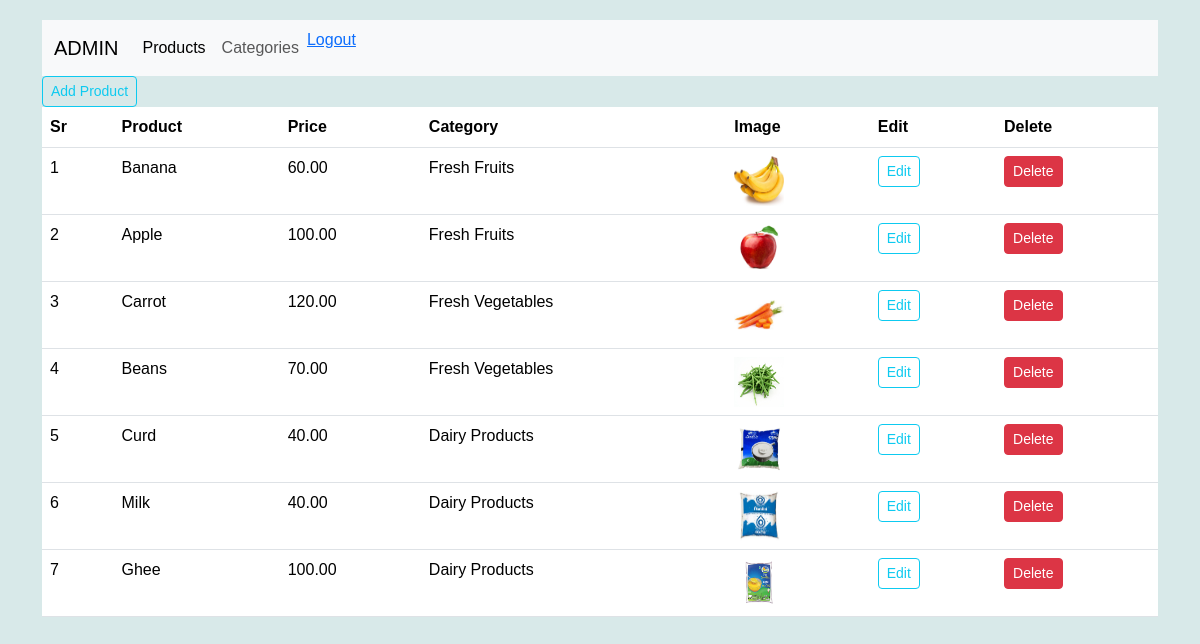
Page / (signed in) on the earlier database version.
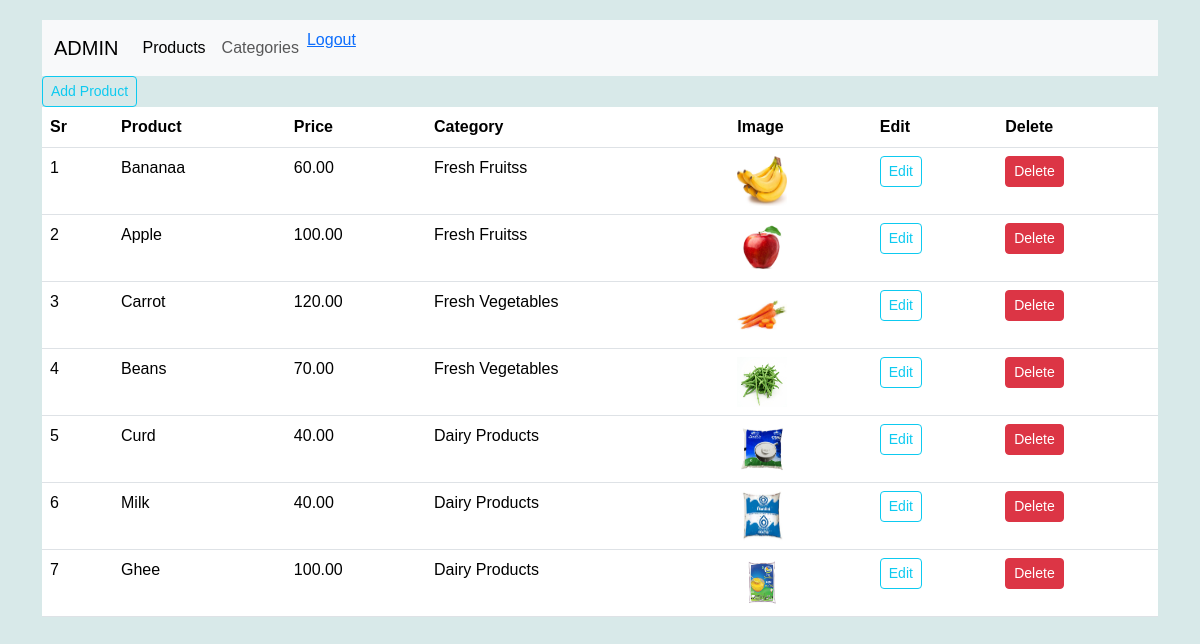
Same page on the later database version.
### store/products/models.py (models this page shows, shortened)
class AddProduct(db.Model):
    __searchable__ = ['name', 'desc']
    id = db.Column(db.Integer, primary_key=True, autoincrement=True)
    name = db.Column(db.String(80), nullable=False)
    price = db.Column(db.Numeric(10,2), nullable=False)
    stock = db.Column(db.Integer, nullable = False)
    desc = db.Column(db.Text, nullable=False)
    mftr_date = db.Column(db.Date, nullable=False)
    exp_date = db.Column(db.Date, nullable=False)
    pub_date = db.Column(db.DateTime, nullable=False,
        default=datetime.utcnow)
    category_id = db.Column(db.Integer, db.ForeignKey('category.id'),nullable=False)
    category = db.relationship('Category',backref=db.backref('posts', cascade="all, delete-orphan",lazy=True))
    image = db.Column(db.String(150), nullable=True)

class Category(db.Model):
    id = db.Column(db.Integer, primary_key=True, autoincrement=True)
    name = db.Column(db.String(30),nullable=False,unique=True)

### store/admin/routes.py (the view)
@app.route('/')
def admin():
    if 'email' not in session:
        flash('Please login first', 'danger')
        return redirect(url_for('login'))
    products = AddProduct.query.all()
    return render_template('admin/index.html', title='Admin Page', products=products)

### store/templates/admin/index.html (shortened to what this page needs)
{% extends 'layout.html'%}
{%block content%}
<body>
<div class="container">
    <nav class="navbar navbar-expand-lg bg-body-tertiary">
        <div class="container-fluid">
          <a class="navbar-brand" href="#">ADMIN</a>
          <div class="collapse navbar-collapse" id="navbarNavDropdown">
            <ul class="navbar-nav">
              <li class="nav-item">
                <a class="nav-link active" aria-current="page" href="#">Products</a>
              </li>
              <li class="nav-item">
                <a class="nav-link" href="/categories">Categories</a>
              </li>
              <li class="nav-item">
                <a href="{{url_for('logout')}}" class="nav-lin">Logout</a>
              </li>
            </ul>
          </div>
        </div>
      </nav>
</div>
<div class="container">
  <a href="{{url_for('addproduct')}}" class="btn btn-sm btn-outline-info">Add Product</a>
</div>
<div class="container">
    <table class="table" table-sm>
        <thead>
            <th>Sr</th>
            <th>Product</th>
            <th>Price</th>
            <th>Category</th>
            <th>Image</th>
            <th>Edit</th>
            <th>Delete</th>
        </thead>
        <tbody>
            {% for product in products %}
            <tr>
                <td>{{loop.index}}</td>
                <td>{{product.name}}</td>
                <td>{{product.price}}</td>
                <td>{{product.category.name}}</td>
                <td><img src="static/images/{{ product.image | default('product.jpg') }}" alt="{{product.name}}" width="50" height="50" /></td>
                <td><a href="{{url_for('updateproduct', id=product.id)}}" class="btn btn-sm btn-outline-info">Edit</a></td>
                <td>
                    <button type="button" class="btn btn-danger btn-sm" data-bs-toggle="modal" data-bs-target="#exampleModal-{{product.id}}">
                       Delete
                    </button>
                </td>
            </tr>
            {% endfor %}
        </tbody>
    </table>
</div>
</body>
{% endblock content%}

Differences in the rows shown:
changed AddProduct: name "Banana" → "Bananaa"; category.name "Fresh Fruits" → "Fresh Fruitss"
changed AddProduct "Apple": category.name "Fresh Fruits" → "Fresh Fruitss"
